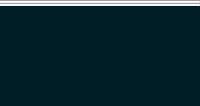
                      <widget class="QWidget" name="page_103_1_2">
                       <layout class="QVBoxLayout" name="verticalLayout_49">
                        <property name="spacing">
                         <number>0</number>
                        </property>
                        <property name="leftMargin">
                         <number>0</number>
                        </property>
                        <property name="topMargin">
                         <number>0</number>
                        </property>
                        <property name="rightMargin">
                         <number>0</number>
                        </property>
                        <property name="bottomMargin">
                         <number>0</number>
                        </property>
                        <item>
                         <widget class="PlotWidget" name="DataAnalysis_Oscilloscope_widget1_2_0" native="true">
                          <property name="sizePolicy">
                           <sizepolicy hsizetype="Preferred" vsizetype="Expanding">
                            <horstretch>0</horstretch>
                            <verstretch>0</verstretch>
                           </sizepolicy>
                          </property>
                          <property name="styleSheet">
                           <string notr="true">background-color: rgb(0, 30, 38);</string>
                          </property>
                         </widget>
                        </item>
                        <item>
                         <widget class="Line" name="line_30">
                          <property name="orientation">
                           <enum>Qt::Horizontal</enum>
                          </property>
                         </widget>
                        </item>
                        <item>
                         <widget class="PlotWidget" name="DataAnalysis_Oscilloscope_widget1_2_1" native="true">
                          <property name="sizePolicy">
                           <sizepolicy hsizetype="Preferred" vsizetype="Expanding">
                            <horstretch>0</horstretch>
                            <verstretch>0</verstretch>
                           </sizepolicy>
                          </property>
                          <property name="minimumSize">
                           <size>
                            <width>0</width>
                            <height>0</height>
                           </size>
                          </property>
                          <property name="maximumSize">
                           <size>
                            <width>16777215</width>
                            <height>16777215</height>
                           </size>
                          </property>
                          <property name="styleSheet">
                           <string notr="true">background-color: rgb(0, 30, 38);</string>
                          </property>
                         </widget>
                        </item>
                        <item>
                         <widget class="Line" name="line_29">
                          <property name="orientation">
                           <enum>Qt::Horizontal</enum>
                          </property>
                         </widget>
                        </item>
                        <item>
                         <widget class="PlotWidget" name="DataAnalysis_Oscilloscope_widget1_2_2" native="true">
                          <property name="sizePolicy">
                           <sizepolicy hsizetype="Preferred" vsizetype="Fixed">
                            <horstretch>0</horstretch>
                            <verstretch>0</verstretch>
                           </sizepolicy>
                          </property>
                          <property name="minimumSize">
                           <size>
                            <width>0</width>
                            <height>100</height>
                           </size>
                          </property>
                          <property name="maximumSize">
                           <size>
                            <width>16777215</width>
                            <height>100</height>
                           </size>
                          </property>
                          <property name="styleSheet">
                           <string notr="true">background-color: rgb(0, 30, 38);</string>
                          </property>
                         </widget>
                        </item>
                       </layout>
                      </widget>
